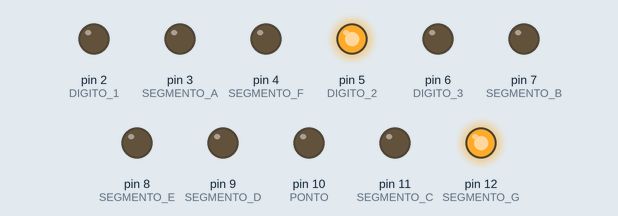
Bench run of a sketch on a simulated Arduino Uno, built with avr-gcc and run on an emulated ATmega328P. Parts: output pins drawn as LEDs (lit = HIGH).

Above: at 0.02 s.
At 2.87 s:
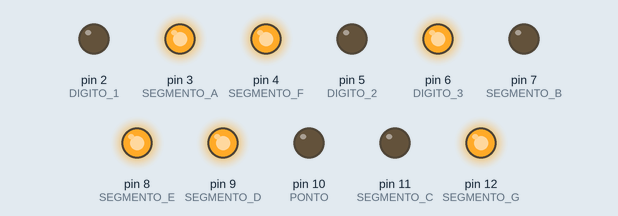
Timing chart, 0 to 3.2 s (numbered marks = the images above):
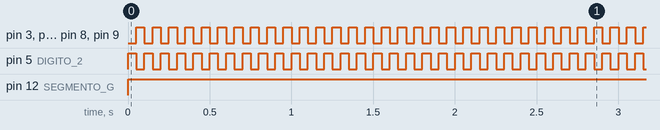

Measured:
- by itself, pin 12 (SEGMENTO_G): LOW → HIGH at 0.00 s
- by itself, pin 3 (SEGMENTO_A), pin 4 (SEGMENTO_F), pin 5 (DIGITO_2), pin 6 (DIGITO_3), pin 8 (SEGMENTO_E), pin 9 (SEGMENTO_D): alternates HIGH for 0.05 s and LOW for 0.05 s

The sketch:

Dysplay.ino
```cpp
#define DIGITO_1 2 //Anodo 12
#define DIGITO_2 5 //Anodo 9
#define DIGITO_3 6 // Anodo 8

#define SEGMENTO_A 3 // display 11
#define SEGMENTO_B 7 // dysplay 7
#define SEGMENTO_C 11 // display 4
#define SEGMENTO_D 9 // display 2
#define SEGMENTO_E 8 // display 1
#define SEGMENTO_F 4 // display 10
#define SEGMENTO_G 12 // display 5
#define PONTO 10 // display 3

#define ON  HIGH
#define OFF LOW

void setup()
{

  pinMode(DIGITO_1, OUTPUT);
  pinMode(DIGITO_2, OUTPUT);
  pinMode(DIGITO_3, OUTPUT);
  pinMode(PONTO, OUTPUT);

  pinMode(SEGMENTO_A, OUTPUT);
  pinMode(SEGMENTO_B, OUTPUT);
  pinMode(SEGMENTO_C, OUTPUT);
  pinMode(SEGMENTO_D, OUTPUT);
  pinMode(SEGMENTO_E, OUTPUT);
  pinMode(SEGMENTO_F, OUTPUT);
  pinMode(SEGMENTO_G, OUTPUT);

}

void loop()
{

   digitalWrite(DIGITO_2, HIGH);
   digitalWrite(DIGITO_3,LOW);
   digitalWrite(PONTO, LOW);
   ZERO();
   delay(50);
   digitalWrite(DIGITO_2, LOW);
   digitalWrite(DIGITO_3, HIGH);
   digitalWrite(PONTO, LOW);
   UM();
   delay(50);

}
void ZERO()
{
   digitalWrite(SEGMENTO_A, LOW);
   digitalWrite(SEGMENTO_B, LOW);
   digitalWrite(SEGMENTO_C, LOW);
   digitalWrite(SEGMENTO_D, LOW);
   digitalWrite(SEGMENTO_E, LOW);
   digitalWrite(SEGMENTO_F, LOW);
   digitalWrite(SEGMENTO_G, HIGH);
}
void UM()
{
   digitalWrite(SEGMENTO_A, HIGH);
   digitalWrite(SEGMENTO_B, LOW);
   digitalWrite(SEGMENTO_C, LOW);
   digitalWrite(SEGMENTO_D, HIGH);
   digitalWrite(SEGMENTO_E, HIGH);
   digitalWrite(SEGMENTO_F, HIGH);
   digitalWrite(SEGMENTO_G, HIGH);
}
void DOIS()
{
   digitalWrite(SEGMENTO_A, LOW);
   digitalWrite(SEGMENTO_B, LOW);
   digitalWrite(SEGMENTO_C, HIGH);
   digitalWrite(SEGMENTO_D, LOW);
   digitalWrite(SEGMENTO_E, LOW);
   digitalWrite(SEGMENTO_F, HIGH);
   digitalWrite(SEGMENTO_G, LOW);

}
void TRES()
{
   digitalWrite(SEGMENTO_A, LOW);
   digitalWrite(SEGMENTO_B, LOW);
   digitalWrite(SEGMENTO_C, LOW);
   digitalWrite(SEGMENTO_D, LOW);
   digitalWrite(SEGMENTO_E, HIGH);
   digitalWrite(SEGMENTO_F, HIGH);
   digitalWrite(SEGMENTO_G, LOW);
}
void QUATRO()
{
   digitalWrite(SEGMENTO_A, HIGH);
   digitalWrite(SEGMENTO_B, LOW);
   digitalWrite(SEGMENTO_C, LOW);
   digitalWrite(SEGMENTO_D, HIGH);
   digitalWrite(SEGMENTO_E, HIGH);
   digitalWrite(SEGMENTO_F, LOW);
   digitalWrite(SEGMENTO_G, LOW);

}
void CINCO()
{
   digitalWrite(SEGMENTO_A, LOW);
   digitalWrite(SEGMENTO_B, HIGH);
   digitalWrite(SEGMENTO_C, LOW);
   digitalWrite(SEGMENTO_D, LOW);
   digitalWrite(SEGMENTO_E, HIGH);
   digitalWrite(SEGMENTO_F, LOW);
   digitalWrite(SEGMENTO_G, LOW);
}
void SEIS()
{
   digitalWrite(SEGMENTO_A, LOW);
   digitalWrite(SEGMENTO_B, HIGH);
   digitalWrite(SEGMENTO_C, LOW);
   digitalWrite(SEGMENTO_D, LOW);
   digitalWrite(SEGMENTO_E, LOW);
   digitalWrite(SEGMENTO_F, LOW);
   digitalWrite(SEGMENTO_G, LOW);
}
void SETE()
{   digitalWrite(SEGMENTO_A, LOW);
   digitalWrite(SEGMENTO_B, LOW);
   digitalWrite(SEGMENTO_C, LOW);
   digitalWrite(SEGMENTO_D, HIGH);
   digitalWrite(SEGMENTO_E, HIGH);
   digitalWrite(SEGMENTO_F, HIGH);
   digitalWrite(SEGMENTO_G, HIGH);

}
void OITO()
{
   digitalWrite(SEGMENTO_A, LOW);
   digitalWrite(SEGMENTO_B, LOW);
   digitalWrite(SEGMENTO_C, LOW);
   digitalWrite(SEGMENTO_D, LOW);
   digitalWrite(SEGMENTO_E, LOW);
   digitalWrite(SEGMENTO_F, LOW);
   digitalWrite(SEGMENTO_G, LOW);

}
void NOVE()
{   digitalWrite(SEGMENTO_A, LOW);
   digitalWrite(SEGMENTO_B, LOW);
   digitalWrite(SEGMENTO_C, LOW);
   digitalWrite(SEGMENTO_D, HIGH);
   digitalWrite(SEGMENTO_E, HIGH);
   digitalWrite(SEGMENTO_F, LOW);
   digitalWrite(SEGMENTO_G, LOW);

}
```
